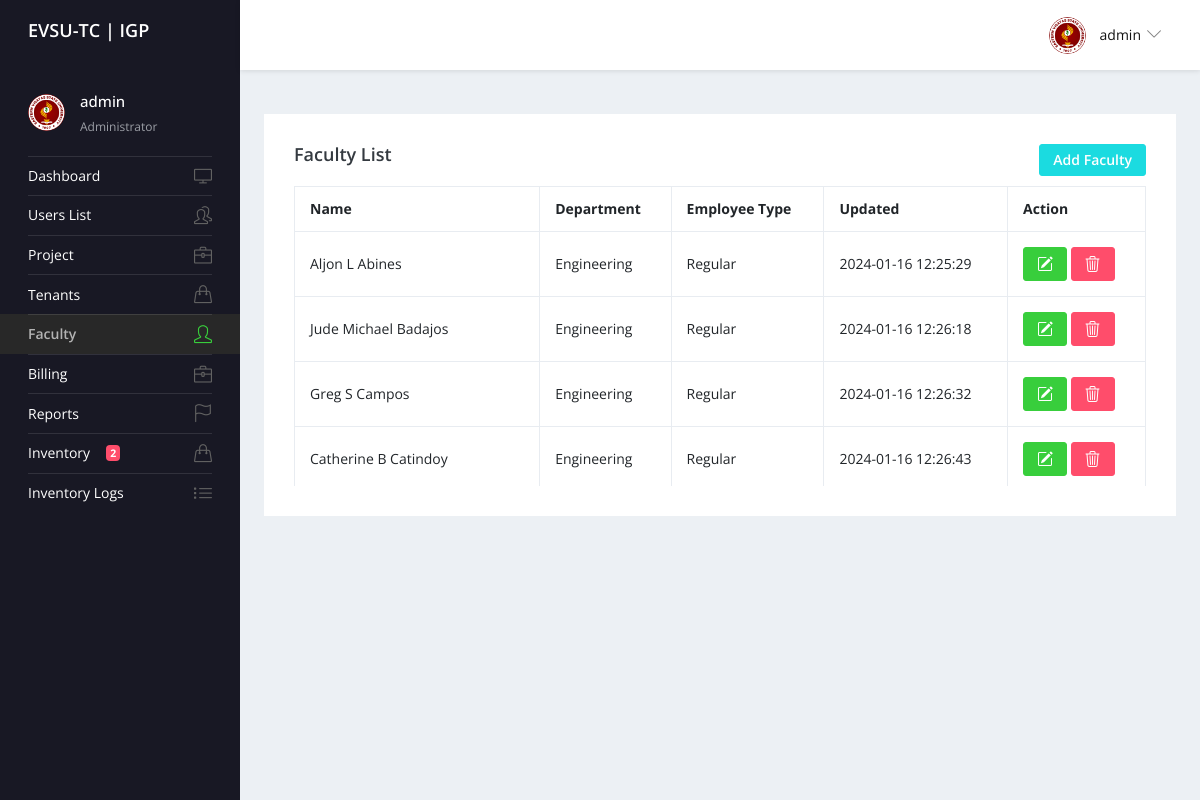
/faculty_list.php (signed in), run on the app's committed database.
### tables this page shows
CREATE TABLE `users` (
  `user_id` int(255) NOT NULL,
  `password` varchar(255) NOT NULL,
  `phone` varchar(20) NOT NULL,
  `user_type` varchar(255) NOT NULL,
  `stall_id` int(255) NOT NULL,
  `profile_picture` varchar(255) DEFAULT NULL,
  `faculty_id` int(255) DEFAULT NULL,
  `first_name` varchar(255) NOT NULL,
  `middle` varchar(255) NOT NULL,
  `last_name` varchar(255) NOT NULL,
  `username` varchar(255) NOT NULL
);

CREATE TABLE `faculty` (
  `id` int(255) NOT NULL,
  `first_name` varchar(255) NOT NULL,
  `middle` varchar(255) NOT NULL,
  `last_name` varchar(255) NOT NULL,
  `emp_type` enum('part-time','regular','','') NOT NULL,
  `department` varchar(255) NOT NULL,
  `datetime` datetime NOT NULL DEFAULT current_timestamp()
);

### faculty_list.php (the view, shortened to what this page needs)
<?php
$activePage = basename($_SERVER['PHP_SELF'], ".php");
include 'include/config.php';
$result = mysqli_query($conn,"SELECT * FROM users WHERE user_id='" . $_SESSION['user_id'] . "'");
$row= mysqli_fetch_array($result);
?>
<!DOCTYPE html>
<html lang="en">
  <head>
    <link rel="stylesheet" href="vendors/simple-line-icons/css/simple-line-icons.css">
    <link rel="stylesheet" href="vendors/flag-icon-css/css/flag-icon.min.css">
    <link rel="stylesheet" href="vendors/css/vendor.bundle.base.css">
    <link href="node_modules/bootstrap-icons/font/bootstrap-icons.css" rel="stylesheet">
    <link rel="stylesheet" href="vendors/daterangepicker/daterangepicker.css">
    <link rel="stylesheet" href="vendors/chartist/chartist.min.css">
    <link rel="stylesheet" href="css/style.css">
  </head>
  <body>
    <div class="container-scroller">
      <?php include 'header.php';?>
      <div class="container-fluid page-body-wrapper">
        <?php include 'sidebar.php'; ?>
        <div class="main-panel">
          <div class="content-wrapper">
            <div class="row">
              <div class="col-lg-12 grid-margin stretch-card">
                <div class="card">
                  <div class="card-body">
                    <h4 class="card-title">Faculty List
                      <a class="btn btn-primary btn-sm" data-toggle="modal" data-target="#addFaculty" style="float: right; margin-bottom: 10px;"> Add Faculty</a></h4>
                    <div class="table-responsive">
                      <?php
                        $result = mysqli_query($conn,"SELECT * FROM faculty");
                        if ($result->num_rows > 0) {
                          echo "<table class='table table-bordered'><tr><th>Name</th><th>Department</th><th>Employee Type</th><th>Updated</th><th>Action</th></tr>";
                          while($row = $result->fetch_assoc()) {
                              echo "<tr><td>".$row["first_name"].' '.$row['middle'].' '.$row['last_name']."</td>";
                              echo "<td>".$row['department']."</td>";
                              if ($row['emp_type'] == "regular"){
                              echo "<td>Regular</td>";
                              } else {
                              echo "<td>Part Time</td>";
                              }
                              echo "<td>".$row['datetime']."</td>";
                              echo "<td>
                              <button class='btn btn-success btn-sm' onclick='openUpdateModal(" . $row['id'] . ")'><i class='bi bi-pencil-square'></i></button>
                              <button class='btn btn-danger btn-sm' onclick='deleteFaculty(" . $row['id'] . ")'><i class='bi bi-trash3'></i></button>
                              </td>";
                              echo "</tr>";
                          }
                          echo "</table>";
                          } else {
                              echo "No results";
                          }
                      ?>
                    </div>
                  </div>
                </div>
              </div>
            </div>
          </div>
          <footer class="footer">
          </footer>
        </div>
      </div>
    </div>
  </body>
</html>

### header.php (shortened to what this page needs)
<nav class="navbar default-layout-navbar col-lg-12 col-12 p-0 fixed-top d-flex flex-row">
  <div class="navbar-brand-wrapper d-flex align-items-center">
    <a class="navbar-brand brand-logo" href="index.php">
     <h4 style="color: white;">EVSU-TC | IGP</h4>
    </a>
  </div>
  <div class="navbar-menu-wrapper d-flex align-items-center flex-grow-1">
    <ul class="navbar-nav navbar-nav-right ml-auto">
      <li class="nav-item dropdown d-none d-xl-inline-flex user-dropdown">
        <a class="nav-link dropdown-toggle" id="UserDropdown" href="#" data-toggle="dropdown" aria-expanded="false">
          <img class="img-xs rounded-circle ml-2" src="images/evsu_logo.png" alt="Profile image"> <span class="font-weight-normal"> <?php echo $row["username"]?> </span></a>
      </li>
    </ul>
  </div>
</nav>

### sidebar.php (shortened to what this page needs)
<?php if ( isset($_SESSION['user_type']) && $_SESSION['user_type'] == "Administrator" ): ?>
  <nav class="sidebar sidebar-offcanvas" id="sidebar">
    <ul class="nav">
      <li class="nav-item nav-profile">
        <a href="#" class="nav-link">
          <div class="profile-image">
            <img class="img-xs rounded-circle" src="images/evsu_logo.png" alt="profile image">
          </div>
          <div class="text-wrapper">
            <p class="profile-name"><?php echo $row['username']; ?></p>
            <p class="designation"><?php echo $row['user_type']; ?></p>
          </div>
        </a>
      </li>
      <li class="nav-item <?= ($activePage == 'index') ? 'active':''; ?>">
        <a class="nav-link" href="index.php">
          <span class="menu-title">Dashboard</span>
          <i class="icon-screen-desktop menu-icon"></i>
        </a>
      </li>
      <li class="nav-item <?= ($activePage == 'users-list') ? 'active':''; ?>">
        <a class="nav-link" href="users-list.php">
          <span class="menu-title">Users List</span>
          <i class="icon-people menu-icon"></i>
        </a>
      </li>
      <li class="nav-item <?= ($activePage == 'project') ? 'active':''; ?>">
        <a class="nav-link" href="project.php">
          <span class="menu-title">Project</span>
          <i class="icon-briefcase menu-icon"></i>
        </a>
      </li>
      <li class="nav-item <?= ($activePage == 'tenants') ? 'active':''; ?>">
        <a class="nav-link" href="tenants.php">
          <span class="menu-title">Tenants</span>
          <i class="icon-handbag menu-icon"></i>
        </a>
      </li>
      <li class="nav-item <?= ($activePage == 'faculty') ? 'active':''; ?>">
        <a class="nav-link" href="faculty_list.php">
          <span class="menu-title">Faculty</span>
          <i class="icon-user menu-icon"></i>
        </a>
      </li>
      <li class="nav-item <?= ($activePage == 'billingevsu') ? 'active' : ''; ?>">
        <a class="nav-link" href="billingevsu.php">
          <span class="menu-title">Billing</span>
          <i class="icon-briefcase menu-icon"></i>
        </a>
      </li>
      <li class="nav-item <?= ($activePage == 'reports') ? 'active':''; ?>">
        <a class="nav-link" href="reports.php">
          <span class="menu-title">Reports</span>
          <i class="icon-flag menu-icon"></i>
        </a>
      </li>
      <li class="nav-item <?= ($activePage == 'inventory') ? 'active':''; ?>">
        <a class="nav-link" href="inventory.php">
          <span class="menu-title">Inventory</span>
          <?php
              $result = mysqli_query($conn, "SELECT COUNT(*) AS total FROM requests");
              $row = mysqli_fetch_array($result);
              $badge_count = $row['total'];
          ?>
          <?php if ($badge_count > 0): ?>
              <span class="badge badge-danger"><?php echo $badge_count; ?></span>
          <?php endif; ?>
          <i class="icon-handbag menu-icon"></i>
        </a>
      </li>
      <li class="nav-item <?= ($activePage == 'inventory_logs') ? 'active':''; ?>">
        <a class="nav-link" href="inventory_logs.php">
          <span class="menu-title">Inventory Logs</span>
          <i class="icon-list menu-icon"></i>
        </a>
      </li>
    </ul>
  </nav>
<?php endif; ?>

### faculty_list.php (style rules this page uses)
.table-responsive { height: 300px; overflow-y: auto; }

### data on the page
users: username "admin", user_type "Administrator"
faculty: first_name "Aljon", middle "L", last_name "Abines", department "Engineering", emp_type "Regular", datetime "2024-01-16 12:25:29"
faculty: first_name "Jude Michael", last_name "Badajos", department "Engineering", emp_type "Regular", datetime "2024-01-16 12:26:18"
faculty: first_name "Greg", middle "S", last_name "Campos", department "Engineering", emp_type "Regular", datetime "2024-01-16 12:26:32"
faculty: first_name "Catherine", middle "B", last_name "Catindoy", department "Engineering", emp_type "Regular", datetime "2024-01-16 12:26:43"

### other printed values
$badge_count "2"
